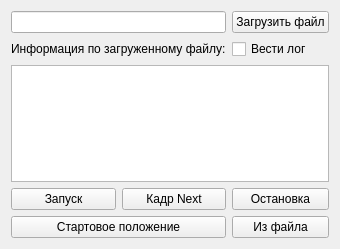
<?xml version="1.0" encoding="UTF-8"?>
<ui version="4.0">
 <class>CommandControllerWidget</class>
 <widget class="QWidget" name="CommandControllerWidget">
  <property name="geometry">
   <rect>
    <x>0</x>
    <y>0</y>
    <width>312</width>
    <height>249</height>
   </rect>
  </property>
  <property name="windowTitle">
   <string>Form</string>
  </property>
  <layout class="QGridLayout" name="gridLayout_2">
   <item row="0" column="0">
    <layout class="QGridLayout" name="gridLayout">
     <item row="0" column="0" colspan="2">
      <widget class="QLineEdit" name="FilePathTextBox">
       <property name="sizePolicy">
        <sizepolicy hsizetype="Minimum" vsizetype="Fixed">
         <horstretch>0</horstretch>
         <verstretch>0</verstretch>
        </sizepolicy>
       </property>
      </widget>
     </item>
     <item row="0" column="2">
      <widget class="QPushButton" name="ButtonLoadFile">
       <property name="sizePolicy">
        <sizepolicy hsizetype="Fixed" vsizetype="Fixed">
         <horstretch>0</horstretch>
         <verstretch>0</verstretch>
        </sizepolicy>
       </property>
       <property name="text">
        <string>Загрузить файл</string>
       </property>
      </widget>
     </item>
     <item row="1" column="0" colspan="2">
      <widget class="QLabel" name="label">
       <property name="text">
        <string>Информация по загруженному файлу:</string>
       </property>
      </widget>
     </item>
     <item row="1" column="2">
      <widget class="QCheckBox" name="checkBoxLog">
       <property name="layoutDirection">
        <enum>Qt::LeftToRight</enum>
       </property>
       <property name="text">
        <string>Вести лог</string>
       </property>
      </widget>
     </item>
     <item row="2" column="0" colspan="3">
      <widget class="QTextEdit" name="MessageTextBox">
       <property name="enabled">
        <bool>true</bool>
       </property>
       <property name="sizePolicy">
        <sizepolicy hsizetype="Minimum" vsizetype="Preferred">
         <horstretch>0</horstretch>
         <verstretch>0</verstretch>
        </sizepolicy>
       </property>
       <property name="readOnly">
        <bool>true</bool>
       </property>
      </widget>
     </item>
     <item row="3" column="0">
      <widget class="QPushButton" name="ButtonPlayPause">
       <property name="text">
        <string>Запуск</string>
       </property>
      </widget>
     </item>
     <item row="3" column="1">
      <widget class="QPushButton" name="ButtonNext">
       <property name="text">
        <string>Кадр Next</string>
       </property>
      </widget>
     </item>
     <item row="3" column="2">
      <widget class="QPushButton" name="ButtonStop">
       <property name="text">
        <string>Остановка</string>
       </property>
      </widget>
     </item>
     <item row="4" column="0" colspan="2">
      <widget class="QPushButton" name="ButtonGoStartPos">
       <property name="text">
        <string>Стартовое положение</string>
       </property>
      </widget>
     </item>
     <item row="4" column="2">
      <widget class="QPushButton" name="ButtonStartFile">
       <property name="text">
        <string>Из файла</string>
       </property>
      </widget>
     </item>
    </layout>
   </item>
  </layout>
 </widget>
 <resources/>
 <connections/>
</ui>
